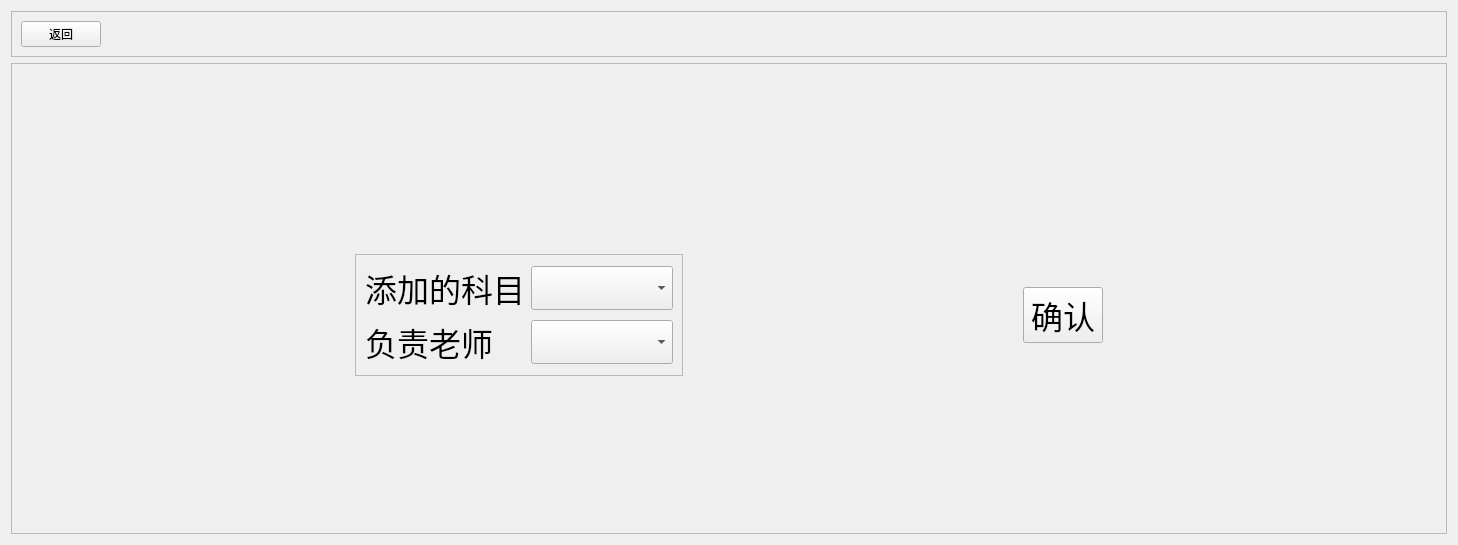
<?xml version="1.0" encoding="UTF-8"?>
<ui version="4.0">
 <class>zgnep_user_add</class>
 <widget class="QWidget" name="zgnep_user_add">
  <property name="geometry">
   <rect>
    <x>0</x>
    <y>0</y>
    <width>1458</width>
    <height>545</height>
   </rect>
  </property>
  <property name="windowTitle">
   <string>Form</string>
  </property>
  <layout class="QGridLayout" name="gridLayout" rowstretch="1,11">
   <item row="0" column="0">
    <widget class="QFrame" name="frame">
     <property name="frameShape">
      <enum>QFrame::StyledPanel</enum>
     </property>
     <property name="frameShadow">
      <enum>QFrame::Raised</enum>
     </property>
     <layout class="QHBoxLayout" name="horizontalLayout">
      <item>
       <widget class="QPushButton" name="btnExit">
        <property name="text">
         <string>返回</string>
        </property>
       </widget>
      </item>
      <item>
       <spacer name="horizontalSpacer_2">
        <property name="orientation">
         <enum>Qt::Horizontal</enum>
        </property>
        <property name="sizeHint" stdset="0">
         <size>
          <width>1331</width>
          <height>20</height>
         </size>
        </property>
       </spacer>
      </item>
     </layout>
    </widget>
   </item>
   <item row="1" column="0">
    <widget class="QFrame" name="frame_2">
     <property name="frameShape">
      <enum>QFrame::StyledPanel</enum>
     </property>
     <property name="frameShadow">
      <enum>QFrame::Raised</enum>
     </property>
     <layout class="QGridLayout" name="gridLayout_3">
      <item row="0" column="2">
       <spacer name="verticalSpacer_2">
        <property name="orientation">
         <enum>Qt::Vertical</enum>
        </property>
        <property name="sizeHint" stdset="0">
         <size>
          <width>20</width>
          <height>158</height>
         </size>
        </property>
       </spacer>
      </item>
      <item row="0" column="4" rowspan="2">
       <spacer name="verticalSpacer_4">
        <property name="orientation">
         <enum>Qt::Vertical</enum>
        </property>
        <property name="sizeHint" stdset="0">
         <size>
          <width>20</width>
          <height>191</height>
         </size>
        </property>
       </spacer>
      </item>
      <item row="1" column="1" rowspan="3" colspan="2">
       <widget class="QFrame" name="frame_3">
        <property name="frameShape">
         <enum>QFrame::StyledPanel</enum>
        </property>
        <property name="frameShadow">
         <enum>QFrame::Raised</enum>
        </property>
        <layout class="QGridLayout" name="gridLayout_2">
         <item row="0" column="0">
          <widget class="QLabel" name="label">
           <property name="font">
            <font>
             <pointsize>24</pointsize>
            </font>
           </property>
           <property name="text">
            <string>添加的科目</string>
           </property>
          </widget>
         </item>
         <item row="0" column="1">
          <widget class="QComboBox" name="cmBoxSubject">
           <property name="font">
            <font>
             <pointsize>24</pointsize>
            </font>
           </property>
          </widget>
         </item>
         <item row="1" column="0">
          <widget class="QLabel" name="label_3">
           <property name="font">
            <font>
             <pointsize>24</pointsize>
            </font>
           </property>
           <property name="text">
            <string>负责老师</string>
           </property>
          </widget>
         </item>
         <item row="1" column="1">
          <widget class="QComboBox" name="cmboxTeacher">
           <property name="font">
            <font>
             <pointsize>24</pointsize>
            </font>
           </property>
          </widget>
         </item>
        </layout>
       </widget>
      </item>
      <item row="2" column="0">
       <spacer name="horizontalSpacer">
        <property name="orientation">
         <enum>Qt::Horizontal</enum>
        </property>
        <property name="sizeHint" stdset="0">
         <size>
          <width>326</width>
          <height>20</height>
         </size>
        </property>
       </spacer>
      </item>
      <item row="2" column="3">
       <spacer name="horizontalSpacer_3">
        <property name="orientation">
         <enum>Qt::Horizontal</enum>
        </property>
        <property name="sizeHint" stdset="0">
         <size>
          <width>327</width>
          <height>20</height>
         </size>
        </property>
       </spacer>
      </item>
      <item row="2" column="4">
       <widget class="QPushButton" name="btn_confrim">
        <property name="font">
         <font>
          <pointsize>24</pointsize>
         </font>
        </property>
        <property name="text">
         <string>确认</string>
        </property>
       </widget>
      </item>
      <item row="2" column="5">
       <spacer name="horizontalSpacer_4">
        <property name="orientation">
         <enum>Qt::Horizontal</enum>
        </property>
        <property name="sizeHint" stdset="0">
         <size>
          <width>326</width>
          <height>20</height>
         </size>
        </property>
       </spacer>
      </item>
      <item row="3" column="4" rowspan="2">
       <spacer name="verticalSpacer_3">
        <property name="orientation">
         <enum>Qt::Vertical</enum>
        </property>
        <property name="sizeHint" stdset="0">
         <size>
          <width>20</width>
          <height>185</height>
         </size>
        </property>
       </spacer>
      </item>
      <item row="4" column="1">
       <spacer name="verticalSpacer">
        <property name="orientation">
         <enum>Qt::Vertical</enum>
        </property>
        <property name="sizeHint" stdset="0">
         <size>
          <width>20</width>
          <height>152</height>
         </size>
        </property>
       </spacer>
      </item>
     </layout>
    </widget>
   </item>
  </layout>
 </widget>
 <resources/>
 <connections/>
</ui>
